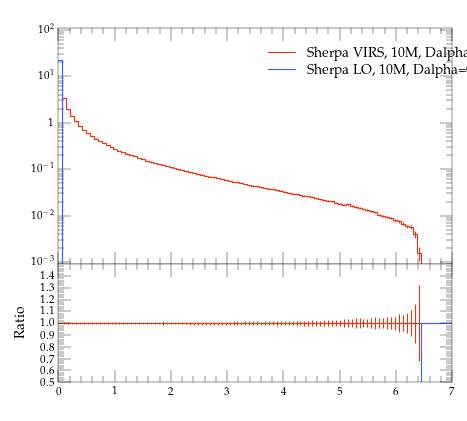

This figure's Python source:
#! /usr/bin/env python

# This Python script was auto-generated using YODA v2.0.0.
# Analysis object: /evtb/inc_tjb_pt
# Timestamp: 16-04-2024 (10:08:55)

import matplotlib as mpl
import matplotlib.pyplot as plt
mpl.use('Agg') # comment out for interactive use
import os
import numpy as np

plotDir = os.path.split(os.path.realpath(__file__))[0]
if 'YODA_USER_PLOT_PATH' in globals():
    plot_outdir = globals()['YODA_USER_PLOT_PATH']
else:
    plot_outdir = plotDir

#plot style
plt.style.use(os.path.join(plotDir, '../default.mplstyle'))
# plot metadata
figW, figH = plt.rcParams['figure.figsize']
ax_xLabel = r''
ax_yLabel = r''
ax_title  = r''
ax_xScale = 'linear'
ax_yScale = 'log'
xLims = (0.0, 7.0)
yLims = (0.0009000000000000001, 110.00000000000001)

# TeX-friendly labels for the legend
labels = [ r"Sherpa VIRS, 10M, Dalpha=0.01", r"Sherpa LO, 10M, Dalpha=0.01" ]

# Create figure and axis objects
fig, (ax, ratio0_ax) = plt.subplots(2, 1, sharex=True,
                  figsize=(figW,figH), gridspec_kw={'height_ratios': (2, 1)})
ratio0_ax.yaxis.set_major_locator(mpl.ticker.MultipleLocator(0.1))
ratio0_ax.set_ylim(0.5, 1.4999)
ratio0_ax.set_ylabel('Ratio')

# LineColor map: curve index -> color
linecolors = {0: '#EE3311', 1: '#3366FF'}
# the numerical data is stored in a separate file
dataf = dict()
prefix = os.path.split(__file__)[0]
if prefix:    prefix = prefix + '/'
exec(open(prefix+'inc_tjb_pt__data.py').read(), dataf)


legend_handles = [] # keep track of handles for the legend

# style options for curves
# starts at zorder>=5 to draw curve on top of legend
styles = {
  'curve0': {
    'color' : linecolors[0],
    'linestyle' : '-',
    'marker' : 'o',
    'zorder' : 5,
    'histstyle' : True,
  },
  'curve1': {
    'color' : linecolors[1],
    'linestyle' : '-',
    'marker' : 'o',
    'zorder' : 6,
    'histstyle' : True,
  },
}
# curve from input yoda files in main panel
for label in dataf['yvals'].keys():
    if all(np.isnan(v) for v in dataf['yvals'][label]):
        continue
    tmp = None
    if styles[label]['histstyle']: # draw as histogram
        tmp, = ax.plot(dataf['xedges'], dataf['yedges'][label],
                       color=styles[label]['color'],
                       linestyle=styles[label]['linestyle'],
                       drawstyle='steps-pre', solid_joinstyle='miter',
                       zorder=styles[label]['zorder'], label=label)
        ax.errorbar(dataf['xpoints'], dataf['yvals'][label], color=styles[label]['color'],
                    xerr=dataf['xerrs'], yerr=[dataf['ydowns'][label], dataf['yups'][label]],
                    linestyle='none', zorder=styles[label]['zorder'])
    else: # draw as scatter
        tmp = ax.errorbar(dataf['xpoints'], dataf['yvals'][label],
                          xerr=dataf['xerrs'],
                          yerr=[ dataf['ydowns'][label],
                          dataf['yups'][label] ],
                          fmt=styles[label]['marker'],
                          ecolor=styles[label]['color'],
                          color=styles[label]['color'], zorder=2)
        tmp[-1][0].set_linestyle(styles[label]['linestyle'])
    legend_handles += [tmp]
    for varLabel in dataf['variation_yvals'].keys():
        if varLabel.startswith(label):
            tmp, = ax.plot(dataf['xedges'], dataf['variation_yvals'][varLabel],
                           color=styles[label]['color'],
                           linestyle=styles[label]['linestyle'],
                           drawstyle='steps-pre', solid_joinstyle='miter',
                           zorder=styles[label]['zorder'], alpha=0.5)


# plots on ratio panel
# curve from input yoda files in ratio panel
for label, yvals in dataf['ratio0_yvals'].items():
    if all(np.isnan(v) for v in yvals):
        continue
    if styles[label]['histstyle']: # plot as histogram
        ratio0_ax.plot(dataf['xedges'], yvals,
                       color=styles[label]['color'],
                       linestyle=styles[label]['linestyle'],
                       drawstyle='steps-pre', zorder=1,
                       solid_joinstyle='miter')
        ratio0_ax.vlines(dataf['xpoints'],
                         dataf['ratio0_ymin'][label],
                         dataf['ratio0_ymax'][label],
                         color=styles[label]['color'], zorder=1)
    else: # plot as scatter
        tmp = ratio0_ax.errorbar(dataf['xpoints'],
                                 yvals, xerr=dataf['xerrs'],
                                 yerr=dataf['ratio0_yerrs'][label],
                                 fmt=styles[label]['marker'],
                                 ecolor=styles[label]['color'],
                                 color=styles[label]['color'])
        tmp[-1][0].set_linestyle(styles[label]['linestyle'])

    for varlabel in dataf['ratio0_variation_vals'].keys():
        if varlabel.startswith(label):
            ratio0_ax.plot(dataf['xedges'],
                            dataf['ratio0_variation_vals'][varlabel],
                            color=styles[label]['color'],
                            linestyle=styles[label]['linestyle'],
                            drawstyle='steps-pre', solid_joinstyle='miter',
                            zorder=1, alpha=0.5)

legend_pos = (0.5, 0.97)
ax.legend(legend_handles, labels, loc='upper left', bbox_to_anchor=legend_pos)

# set plot metadata as defined above
ratio0_ax.set_xlabel(ax_xLabel)
ratio0_ax.xaxis.set_label_coords(1., -.15)
ax.set_ylabel(ax_yLabel, loc='top')
ax.set_title(ax_title, loc='left')
ax.set_xscale(ax_xScale)
ax.set_yscale(ax_yScale)
ax.set_xlim(xLims)
ax.set_ylim(yLims)

# tick formatting
plt.rcParams['xtick.top'] = True
plt.rcParams['ytick.right'] = True
ax.yaxis.set_major_locator(mpl.ticker.LogLocator(base=10.0, numticks=np.inf))
ax.yaxis.set_minor_locator(mpl.ticker.LogLocator(
                           base=10.0, subs=np.arange(0.1, 1, 0.1), numticks=np.inf))
fig.align_ylabels((ax, ratio0_ax))
plt.savefig(os.path.join(plot_outdir, 'inc_tjb_pt.pdf'), format='PDF')
plt.savefig(os.path.join(plot_outdir, 'inc_tjb_pt.png'), format='PNG')

plt.close(fig)
